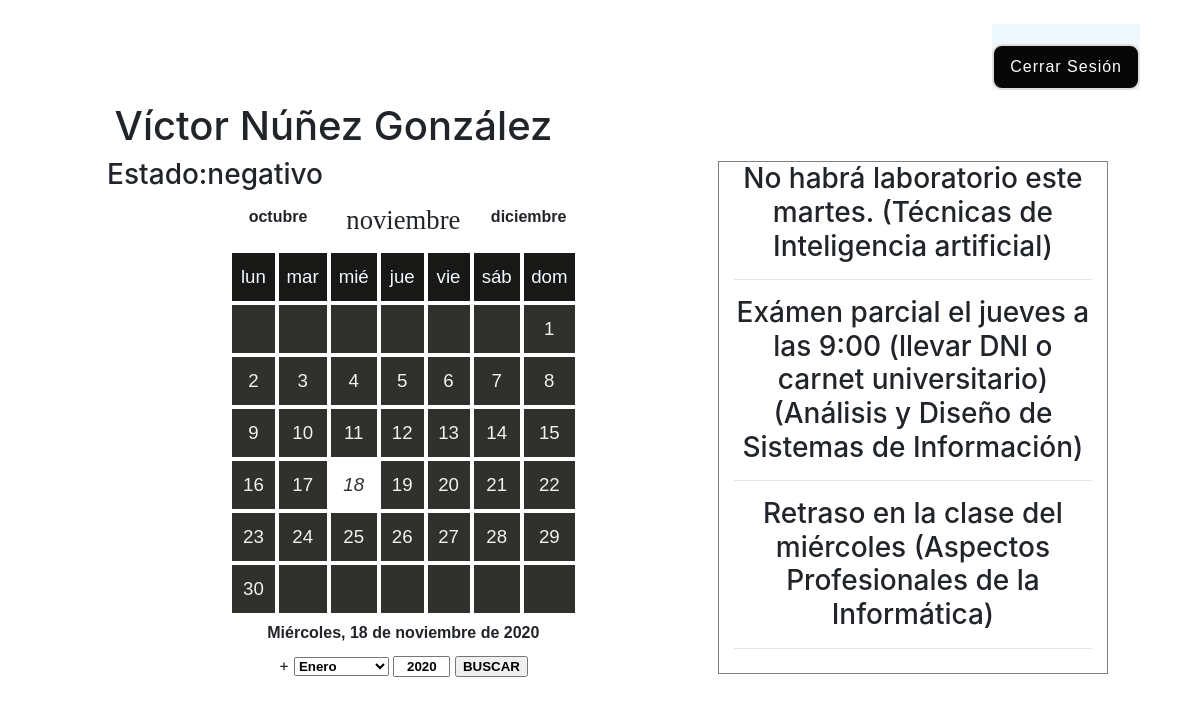
Page /information.php (signed in) on the committed database.
### tables this page shows
CREATE TABLE `usuarios` (
  `ldap` varchar(20) NOT NULL,
  `contrasena` varchar(255) NOT NULL,
  `estado` varchar(15) NOT NULL,
  `nombre` varchar(15) NOT NULL,
  `apellidos` varchar(30) NOT NULL
);

CREATE TABLE `notificacionfecha` (
  `ldapprofesor` varchar(40) NOT NULL,
  `fecha` date NOT NULL,
  `codigoasignatura` int(9) NOT NULL,
  `mensaje` text NOT NULL
);

CREATE TABLE `asignatura` (
  `nombre` varchar(50) NOT NULL,
  `codigo` int(9) NOT NULL,
  `estado` varchar(15) NOT NULL,
  `aula` varchar(7) NOT NULL
);

### information.php (the view, shortened to what this page needs)
<?php session_start();
    $conn = OpenCon();
    $ldap = $_SESSION['ldap'];
    $row = mysqli_query($conn,"SELECT estado, nombre, apellidos FROM usuarios WHERE ldap='$ldap'");
    $consulta=mysqli_fetch_array($row);
    if($row!=null){
        $estado = $consulta[0] ?? 'default value';
        $nombre = $consulta[1] ?? 'default value';
        $apellidos = $consulta[2] ?? 'default value';
        $espacio = " ";
        $nombreyapellidos = $nombre . $espacio . $apellidos;
    }else{
        echo "MAL ";
    }
    $row = mysqli_query($conn,"SELECT mensaje, C.nombre FROM
     notificacionfecha as A NATURAL JOIN usuarioyasignatura as B
     INNER JOIN asignatura as C ON B.codigoasignatura = C.codigo
     WHERE ldap = '$ldap' AND YEARWEEK(fecha,1)=YEARWEEK(NOW(),1)");
    $hayResultados = true;
    $notificaciones = "";
    while($hayResultados == true){
        $fila = mysqli_fetch_array($row);
        if ($fila){
            $notificaciones = $notificaciones . $fila[0] . " (" . $fila[1] . ")" . "<hr/>";
        }else{
            $hayResultados = false;
        }
    }
?>
<!DOCTYPE html>
<html lang="en">
    <head>
        <link rel="stylesheet" href="https://stackpath.bootstrapcdn.com/bootstrap/4.5.0/css/bootstrap.min.css">
        <link rel="stylesheet" href="css/bootstrap.min.css">
        <link rel="stylesheet" href="https://cdnjs.cloudflare.com/ajax/libs/animate.css/4.0.0/animate.min.css">
         <link rel="stylesheet" href="css/miscss/information.css">
         <link rel="stylesheet" href="css/miscss/menu.css">
         <link href="https://allfont.es/allfont.css?fonts=alien-league" rel="stylesheet" type="text/css" />
    </head>
    <body class="">
      <div class="principal row d-flex ">
        <div class="col-lg-12 row d-flex align-items-center justify-content-center alumnado">
          <div class="col-lg-7 row d-flex justify-content-center ">
            <div class="col-lg-12 row d-flex  justify-content-center informacion">
              <div class="col-lg-12 row d-flex align-items-center nombre ">
                <h1 class="datos" id="nombre">
                  <?php echo $nombreyapellidos; ?>
                </h1>
              </div>
              <div class="col-lg-12 row d-flex estado">
                <h3 class="datos">Estado:  </h3>
                <h3 class="datos"><?php echo $estado; ?></h3>
              </div>
            </div>
            <div class="col-lg-7 row d-flex align-items-center justify-content-center calendar">
              <div id="calendario">
                <div id="anterior" onclick="mesantes()"></div>
                <div id="posterior" onclick="mesdespues()"></div>
                <h2 id="titulos"></h2>
                <table id="diasc">
                  <tr  id="fila0"><th></th><th></th><th></th><th></th><th></th><th></th><th></th></tr>
                  <tr  id="fila1"><td class="emergente1" onclick="consultarhorario(1,0)"></td><td class="emergente1" onclick="consultarhorario(1,1)"></td><td class="emergente1" onclick="consultarhorario(1,2)"></td><td class="emergente1" onclick="consultarhorario(1,3)"></td><td class="emergente1" onclick="consultarhorario(1,4)"></td><td></td><td></td></tr>
                  <tr  id="fila2"><td class="emergente2" onclick="consultarhorario(2,0)"></td><td class="emergente2" onclick="consultarhorario(2,1)"></td><td class="emergente2" onclick="consultarhorario(2,2)"></td><td class="emergente2" onclick="consultarhorario(2,3)"></td><td class="emergente2" onclick="consultarhorario(2,4)"></td><td ></td><td ></td></tr>
                  <tr  id="fila3"><td class="emergente3" onclick="consultarhorario(3,0)"></td><td class="emergente3" onclick="consultarhorario(3,1)"></td><td class="emergente3" onclick="consultarhorario(3,2)"></td><td class="emergente3" onclick="consultarhorario(3,3)"></td><td class="emergente3" onclick="consultarhorario(3,4)"></td><td ></td><td ></td></tr>
                  <tr  id="fila4"><td class="emergente4" onclick="consultarhorario(4,0)"></td><td class="emergente4" onclick="consultarhorario(4,1)"></td><td class="emergente4" onclick="consultarhorario(4,2)"></td><td class="emergente4" onclick="consultarhorario(4,3)"></td><td class="emergente4" onclick="consultarhorario(4,4)"></td><td ></td><td ></td></tr>
                  <tr  id="fila5"><td class="emergente5" onclick="consultarhorario(5,0)"></td><td class="emergente5" onclick="consultarhorario(5,1)"></td><td class="emergente5" onclick="consultarhorario(5,2)"></td><td class="emergente5" onclick="consultarhorario(5,3)"></td><td class="emergente5" onclick="consultarhorario(5,4)"></td><td></td><td ></td></tr>
                  <tr  id="fila6"><td class="emergente6" onclick="consultarhorario(6,0)"></td><td class="emergente6" onclick="consultarhorario(6,1)"></td><td class="emergente6" onclick="consultarhorario(6,2)"></td><td class="emergente6" onclick="consultarhorario(6,3)"></td><td class="emergente6" onclick="consultarhorario(6,4)"></td><td ></td><td></td></tr>
                </table>
                <div id="fechaactual"><i onclick="actualizar()"> </i></div>
                <div id="buscafecha">
                  <form action="#" name="buscar">
                    <p>+
                      <select name="buscames">
                        <option value="0">Enero</option>
                      </select>
                      <input type="text" name="buscaanno" maxlength="4" size="4" />
                      <input type="button" value="BUSCAR" onclick="mifecha()" />
                    </p>
                  </form>
                </div>
              </div>
            </div>
          </div>
          <div class="col-lg-4 row d-flex align-items-center  justify-content-center notificaciones ">
            <h3 class="datos" style="text-align:center;"><?php echo $notificaciones; ?></h3>
          </div>
          </div>
        </div>
      <div class= "boton">
        <a href="index.php">
          <button class="button " href="index.php">Cerrar Sesión</button>
        </a>
      </div>
    </body>
</html>

### css/miscss/information.css (style rules this page uses)
.button { height: 46px; padding: 0 16px; border: 2px solid #ddd; background: linear-gradient(to right, #070707 0%,#070707 100%); border-radius: 10px; margin-top: 20px; color: #fff; letter-spacing: 1px; font-family: 'Rubik', sans-serif; }
.boton { position: absolute; top: 3%; right: 5%; background-color: aliceblue; }
body { height: 100vh; overflow: scroll; overflow-x: hidden; }
.principal { height: 100%; width: 100%; }
.nombre { margin-left: 0%; }
.alumnado { margin-left: 0%; }
.notificaciones { margin-left: -1%; margin-top: 3%; border-color: gray; border-width: 1px; border-style: solid; }

### css/miscss/menu.css (style rules this page uses)
.calendar { width: 100%; }
#calendario { text-align: center; }
#diasc { border-collapse: separate; border-spacing: 4px; }
#diasc th,#diasc td { font: normal 14pt arial; width: 10vh; height: 6vh; }
#diasc th { color: aliceblue; background-color: #181816 ; }
#fechaactual { font: bold 12pt arial; padding: 0.4em }
#buscafecha { padding: 5px }
#buscafecha select, #buscafecha input { font: bold 10pt arial; }
#buscafecha [type=text] { text-align: center; }
#buscafecha [type=button] { cursor: pointer; }
#anterior { float: left; width: 100px; font: bold 12pt arial; padding: 0.5em 0.1em; cursor: pointer ; }
#posterior { float: right; width: 100px; font: bold 12pt arial; padding: 0.5em 0.1em; cursor: pointer ; }
#titulos { font: normal 20pt "arial black"; padding: 0.2em; }

### rows in the picture
usuarios: nombreyapellidos "Víctor Núñez González", estado "negativo"
notificacionfecha: mensaje "No habrá laboratorio este martes."
asignatura: nombre "Técnicas de Inteligencia artificial"
notificacionfecha: mensaje "Exámen parcial el jueves a las 9:00 (llevar DNI o carnet universitario)"
asignatura: nombre "Análisis y Diseño de Sistemas de Información"
notificacionfecha: mensaje "Retraso en la clase del miércoles"
asignatura: nombre "Aspectos Profesionales de la Informática"
